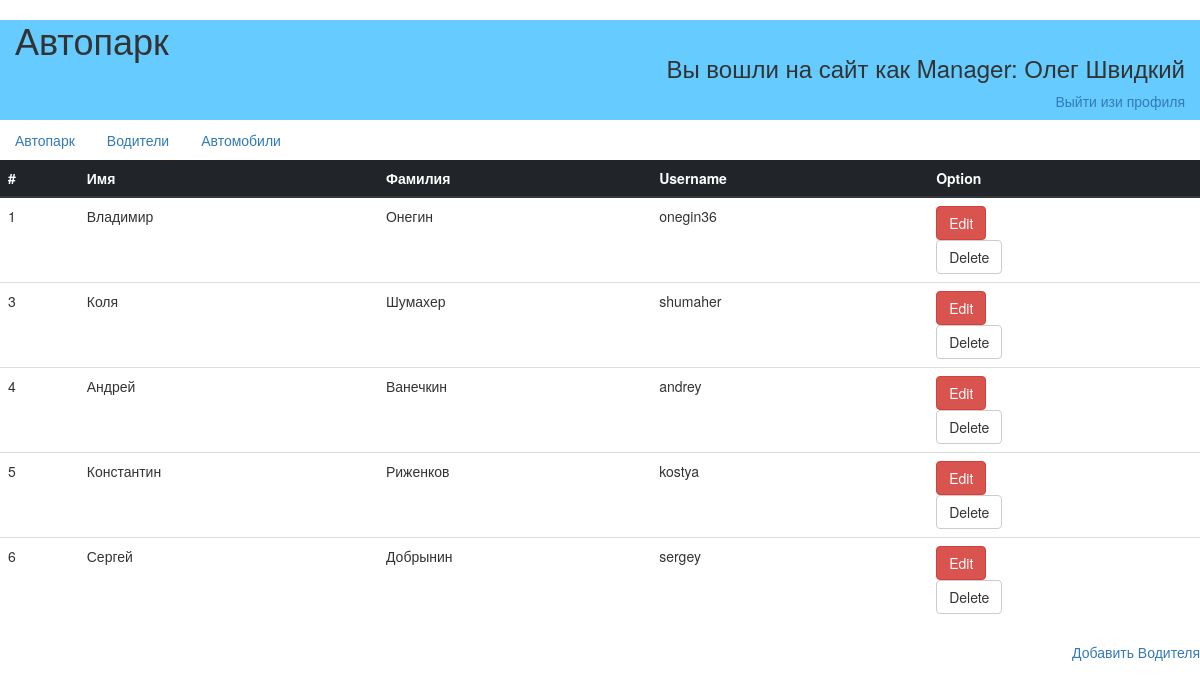
The page /views/showDrivers.php (signed in) on the database its author committed.
### tables this page shows
CREATE TABLE `drivers` (
  `id` int(11) NOT NULL,
  `name` varchar(50) NOT NULL,
  `surname` varchar(50) NOT NULL,
  `login` varchar(30) NOT NULL,
  `password` varchar(200) NOT NULL
);

### models/drivers.php (called while the page is built, shortened)
<?php
  class drivers
  {
    public function getAllDrivers ()
    {
      $connection = new mysqli('localhost', 'root', '', 'avtopark_db');
      $query ="SELECT * FROM drivers";
      $result = mysqli_query($connection, $query) or die (mysqli_error($connection));
      return $result;
    }
  }
?>

### views/showDrivers.php (the view, shortened to what this page needs)
<?php
  require_once "header.php";
  require_once "../models/drivers.php";
  $temp = new drivers;
  $r = $temp->getAllDrivers();
?>
<div class="">
  <table class="table">
  <thead class="thead-dark">
    <tr>
      <th scope="col">#</th>
      <th scope="col">Имя</th>
      <th scope="col">Фамилия</th>
      <th scope="col">Username</th>
      <?php
        if ($_SESSION['type_user'] == 'Manager')
        {
          echo "<th scope='col'>Option</th>";
        }
      ?>
    </tr>
  </thead>
  <?php
  while ($result = mysqli_fetch_array($r)) {
    echo "<tr><td>". $result['id'] ."</td>";
    echo "<td>". $result['name'] ."</td>";
    echo "<td>". $result['surname'] ."</td>";
    echo "<td>". $result['login'] ."</td>";
    if ($_SESSION['type_user'] == 'Manager'){
      echo "<td>
            <form method='post' action='addDriver.php'>
              <input type = 'hidden' name = 'id_driver' value = '" . $result['id'] . "'/>
              <button type='submit' name ='submit'   class='btn btn-danger'>
              Edit</button>
            </form>
            <form method='post' action='../controllers/delDriver.php'>
              <input type = 'hidden' name = 'id_driver' value = '" . $result['id'] . "'/>
              <button type='submit' name = 'submit' class='btn btn-default'>
              Delete</button></form></td>";
    }
  }
  ?>
</table>
</div>
<?php
if ($_SESSION['type_user'] == 'Manager')
{
    echo "<a style = 'float: right;' href='addDriver.php'>Добавить Водителя</a>";
}
?>
<?php require_once "footer.php"?>

### rows shown on the page
drivers: id "1", name "Владимир", surname "Онегин", login "onegin36"
drivers: id "3", name "Коля", surname "Шумахер", login "shumaher"
drivers: id "4", name "Андрей", surname "Ванечкин", login "andrey"
drivers: id "5", name "Константин", surname "Риженков", login "kostya"
drivers: id "6", name "Сергей", surname "Добрынин", login "sergey"

### other values the page prints
$_SESSION['type_user'] "Manager"
$_SESSION['name'] "Олег"
$_SESSION['surname'] "Швидкий"
